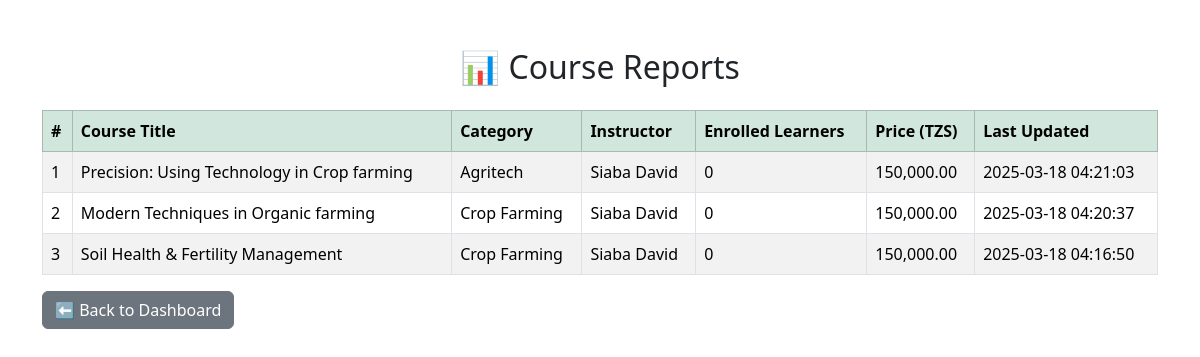
Before: /system_reports.php (signed in) with the older database file.
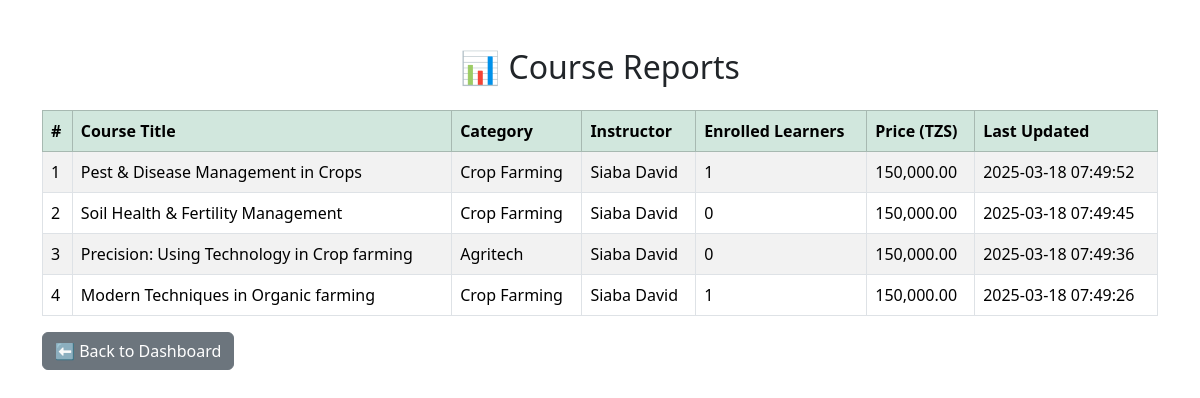
After: the same page with the newer database file.
### tables this page shows
CREATE TABLE `course_table` (
  `course_id` int(11) NOT NULL,
  `course_title` varchar(255) NOT NULL,
  `course_description` text NOT NULL,
  `course_photo` varchar(255) NOT NULL,
  `instructor_id` int(11) NOT NULL,
  `course_category` varchar(100) NOT NULL,
  `course_price` decimal(10,2) DEFAULT 0.00,
  `last_updated` timestamp NOT NULL DEFAULT current_timestamp() ON UPDATE current_timestamp()
);

CREATE TABLE `user_table` (
  `user_id` int(11) NOT NULL,
  `name` varchar(100) NOT NULL,
  `surname` varchar(100) NOT NULL,
  `user_email` varchar(255) NOT NULL,
  `password` varchar(50) NOT NULL,
  `user_tel` varchar(20) NOT NULL,
  `user_role` enum('Admin','Instructor','Learner','Supplier') NOT NULL,
  `pro_info` text DEFAULT NULL,
  `reg_date` timestamp NOT NULL DEFAULT current_timestamp()
);

### system_reports.php (the view, shortened to what this page needs)
<?php
include 'dbconnect.php';
$query = "
    SELECT c.course_id, c.course_title, c.course_category, c.course_price, c.last_updated,
           u.name AS instructor_name, u.surname AS instructor_surname,
           (SELECT COUNT(*) FROM Learning_Table WHERE course_id = c.course_id) AS enrolled_learners
    FROM Course_Table c
    JOIN User_Table u ON c.instructor_id = u.user_id
    ORDER BY c.last_updated DESC
";
$result = mysqli_query($conn, $query);
?>
<!DOCTYPE html>
<html lang="en">
<head>
    <link href="bootstrap-5/css/bootstrap.min.css" rel="stylesheet">
</head>
<body>
<div class="container mt-5">
    <h2 class="text-center">📊 Course Reports</h2>
    <table class="table table-striped table-bordered mt-4">
        <thead class="table-success">
            <tr>
                <th>#</th>
                <th>Course Title</th>
                <th>Category</th>
                <th>Instructor</th>
                <th>Enrolled Learners</th>
                <th>Price (TZS)</th>
                <th>Last Updated</th>
            </tr>
        </thead>
        <tbody>
            <?php
            $count = 1;
            while ($row = mysqli_fetch_assoc($result)) :
            ?>
                <tr>
                    <td><?= $count++; ?></td>
                    <td><?= htmlspecialchars($row['course_title']); ?></td>
                    <td><?= htmlspecialchars($row['course_category']); ?></td>
                    <td><?= htmlspecialchars($row['instructor_name'] . " " . $row['instructor_surname']); ?></td>
                    <td><?= $row['enrolled_learners']; ?></td>
                    <td><?= number_format($row['course_price'], 2); ?></td>
                    <td><?= $row['last_updated']; ?></td>
                </tr>
            <?php endwhile; ?>
        </tbody>
    </table>
    <a href="admin_dashboard.php" class="btn btn-secondary">⬅ Back to Dashboard</a>
</div>
</body>
</html>

Changed rows visible on the page:
added course_table: course_title "Pest & Disease Management in Crops", course_category "Crop Farming", instructor.surname "Siaba David", enrolled_learners "1", course_price "150,000.00", last_updated "2025-03-18 07:49:52"
changed course_table "Soil Health & Fertility Management": last_updated "2025-03-18 04:16:50" → "2025-03-18 07:49:45"; moves up the list
changed course_table "Precision: Using Technology in Crop farming": last_updated "2025-03-18 04:21:03" → "2025-03-18 07:49:36"
changed course_table "Modern Techniques in Organic farming": enrolled_learners "0" → "1"; last_updated "2025-03-18 04:20:37" → "2025-03-18 07:49:26"
